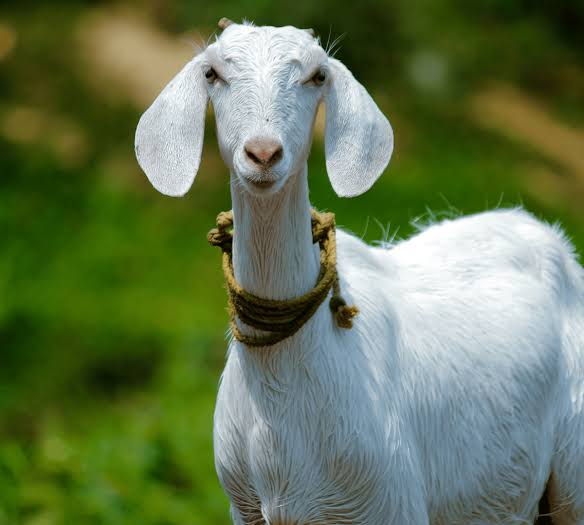
#> input picture cabra.jpg, 584 x 525 px
$ python filtro.py
#> lines starting #> are read from the running program, lines starting #| are printed output that depends on the picture; after the words box and inside, x2 and y2 are one past the last pixel; in counts of white or black regions, pixels touching at a corner belong together
### comum.py
"""Funções compartilhadas: carregar a imagem, limpar a máscara e salvar o resultado."""
from pathlib import Path
import cv2
import numpy as np

PASTA = Path(__file__).parent


def carregar_hsv():
    imagem = cv2.imread(str(PASTA / "cabra.jpg"))
#> imagem is the input picture: shape (525, 584, 3); mean B, G, R 81.5, 118.4, 101
    if imagem is None:
        raise SystemExit("Não foi possível abrir cabra.jpg")
    return imagem, cv2.cvtColor(imagem, cv2.COLOR_BGR2HSV)


def limpar(mascara):
    """Remove ruído, descarta regiões pequenas (< 1% da imagem) e preenche os buracos."""
    kernel = cv2.getStructuringElement(cv2.MORPH_ELLIPSE, (7, 7))
    mascara = cv2.morphologyEx(mascara, cv2.MORPH_OPEN, kernel)
    mascara = cv2.morphologyEx(mascara, cv2.MORPH_CLOSE, kernel, iterations=2)
    _, rotulos, stats, _ = cv2.connectedComponentsWithStats(mascara)
    grandes = np.flatnonzero(stats[:, cv2.CC_STAT_AREA] >= 0.01 * mascara.size)
    grandes = grandes[grandes != 0]  # rótulo 0 é o fundo
    mascara = np.where(np.isin(rotulos, grandes), 255, 0).astype(np.uint8)
    contornos, _ = cv2.findContours(mascara, cv2.RETR_EXTERNAL, cv2.CHAIN_APPROX_SIMPLE)
    return cv2.drawContours(mascara, contornos, -1, 255, cv2.FILLED)


def salvar(nome, imagem, mascara, extra=None):
    """Pinta a região detectada de verde (semitransparente) e salva lado a lado com `extra`."""
    verde = imagem.copy()
    verde[mascara > 0] = (0, 255, 0)
    resultado = cv2.addWeighted(imagem, 0.5, verde, 0.5, 0)
    if extra is not None:
        resultado = np.hstack([cv2.cvtColor(extra, cv2.COLOR_GRAY2BGR), resultado])
    cv2.imwrite(str(PASTA / nome), resultado)
    print(f"Salvo: {nome}  ({100 * np.count_nonzero(mascara) / mascara.size:.1f}% da imagem)")

### filtro.py
"""Abordagem booleana: cada pixel é 'cabra' (1) ou 'não cabra' (0) por limites rígidos em HSV."""
import cv2
from comum import carregar_hsv, limpar, salvar

imagem, hsv = carregar_hsv()
#> hsv: shape (525, 584, 3); mean H, S, V 60.9, 140.1, 122.6

# Regra rígida: SE saturação <= 70 E brilho >= 110 ENTÃO cabra.
# Um pixel com saturação 71 ou brilho 109 é descartado por inteiro.
mascara = cv2.inRange(hsv, (0, 0, 110), (180, 70, 255))
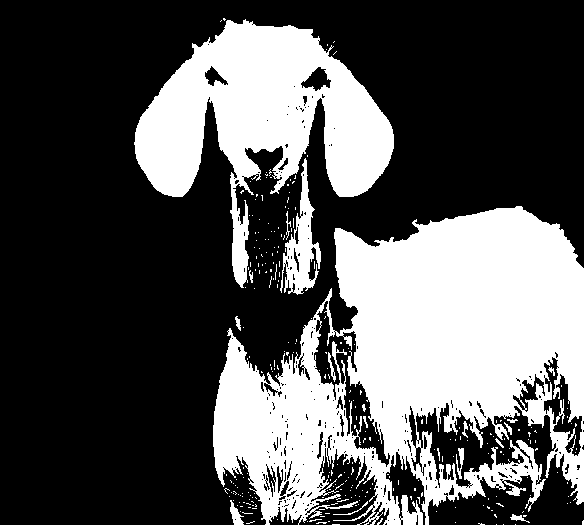
#> mascara: shape (525, 584); 33.5% white; 283 white regions (264 under 20 px), largest, box (x1, y1, x2, y2) and area: (213, 206, 584, 525) 69510, (134, 19, 394, 288) 29348, (280, 158, 321, 295) 2163
salvar("resultado_filtro.png", imagem, limpar(mascara))
#> in limpar, `mascara = cv2.morphologyEx(mascara, cv2.MORPH_OPEN, kernel)`: mascara: shape (525, 584); 29.7% white; 31 white regions, largest, box (x1, y1, x2, y2) and area: (334, 206, 584, 457) 43019, (134, 20, 394, 197) 27533, (213, 319, 342, 520) 12732
#> in limpar, `mascara = cv2.morphologyEx(mascara, cv2.MORPH_CLOSE, kernel, iteration..`:
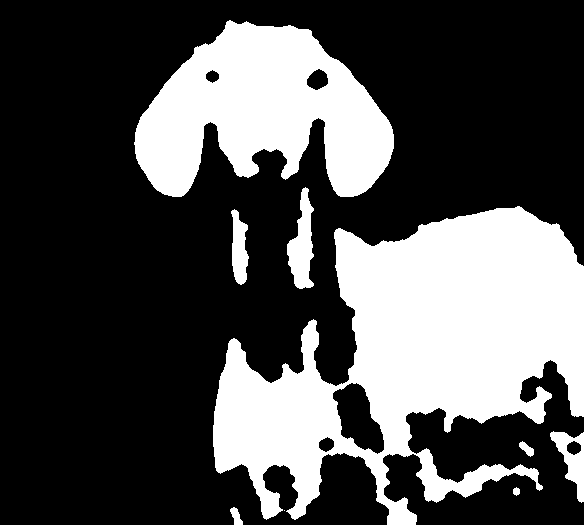
#> mascara: shape (525, 584); 31% white; 9 white regions (1 under 20 px), largest, box (x1, y1, x2, y2) and area: (213, 206, 584, 525) 62700, (134, 20, 394, 197) 28361, (287, 187, 314, 289) 1593
#> in limpar, `_, rotulos, stats, _ = cv2.connectedComponentsWithStats(mascara)`:
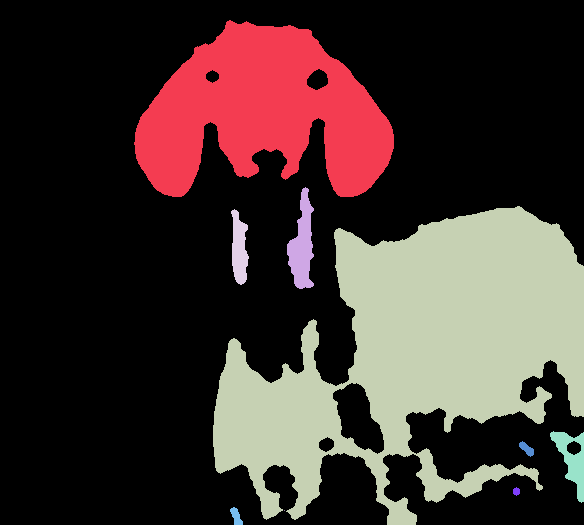
#> rotulos: shape (525, 584) int32; 10 distinct labels, from 0 to 9; one colour per label, 0 black
#> in limpar, `_, rotulos, stats, _ = cv2.connectedComponentsWithStats(mascara)`: stats = [[0, 0, 584, 525, 211649], [134, 20, 260, 177, 28361], [287, 187, 27, 102, 1593], [213, 206, 371, 319, 62700], [231, 209, 18, 76, 916], [550, 431, 34, 72, 1074], [519, 441, 15, 16, 123], [513, 487, 7, 9, 47], [230, 507, 13, 18, 136], [284, 510, 1, 1, 1]]
#> in limpar, `grandes = np.flatnonzero(stats[:, cv2.CC_STAT_AREA] >= 0.01 * mascara...`: grandes = [0, 1, 3]
#> in limpar, `grandes = grandes[grandes != 0]`: grandes = [1, 3]
#> in limpar, `mascara = np.where(np.isin(rotulos, grandes), 255, 0).astype(np.uint8)`:
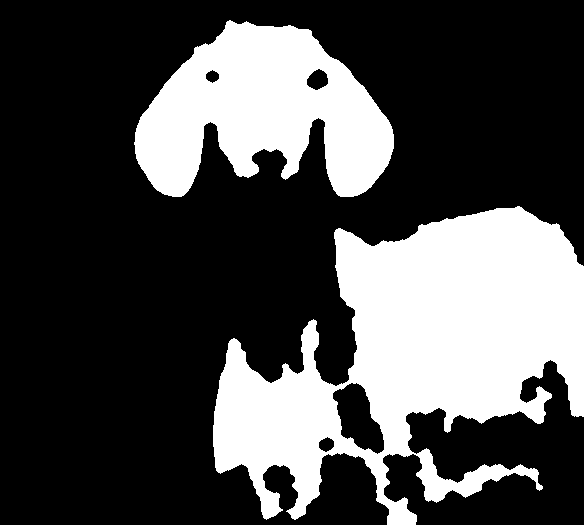
#> mascara: shape (525, 584); 29.7% white; 2 white regions
#> in limpar, `contornos, _ = cv2.findContours(mascara, cv2.RETR_EXTERNAL, cv2.CHAIN_..`: contornos = 2 contours; box (x1, y1, x2, y2) and area: (213, 206, 584, 525) 63850, (134, 20, 394, 197) 28356
#> in limpar, `return cv2.drawContours(mascara, contornos, -1, 255, cv2.FILLED)`:
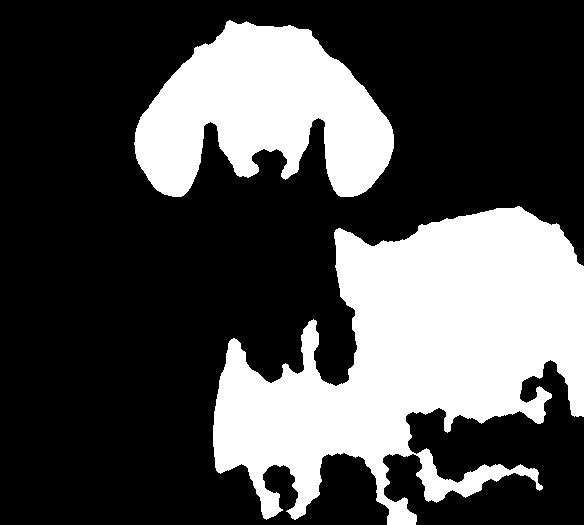
#> returned value: shape (525, 584); 30.6% white; 2 white regions, box (x1, y1, x2, y2) and area: (213, 206, 584, 525) 64977, (134, 20, 394, 197) 28790
#> in salvar, `verde[mascara > 0] = (0, 255, 0)`:
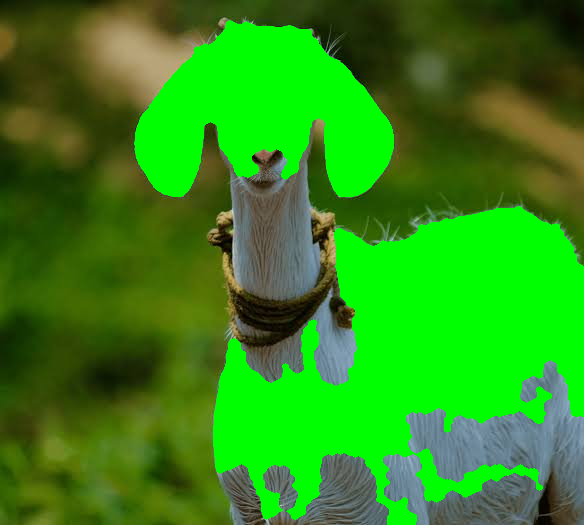
#> verde: shape (525, 584, 3); mean B, G, R 23.1, 139.8, 48.6
#> in salvar, `resultado = cv2.addWeighted(imagem, 0.5, verde, 0.5, 0)`:
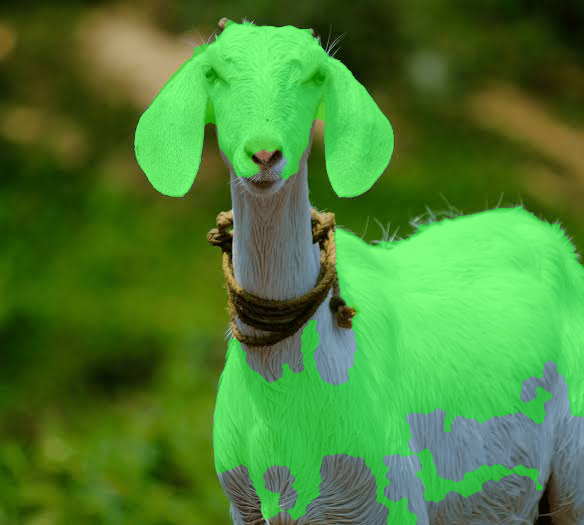
#> resultado: shape (525, 584, 3); mean B, G, R 52.3, 129.1, 74.8
#| Salvo: resultado_filtro.png  (30.6% da imagem)
